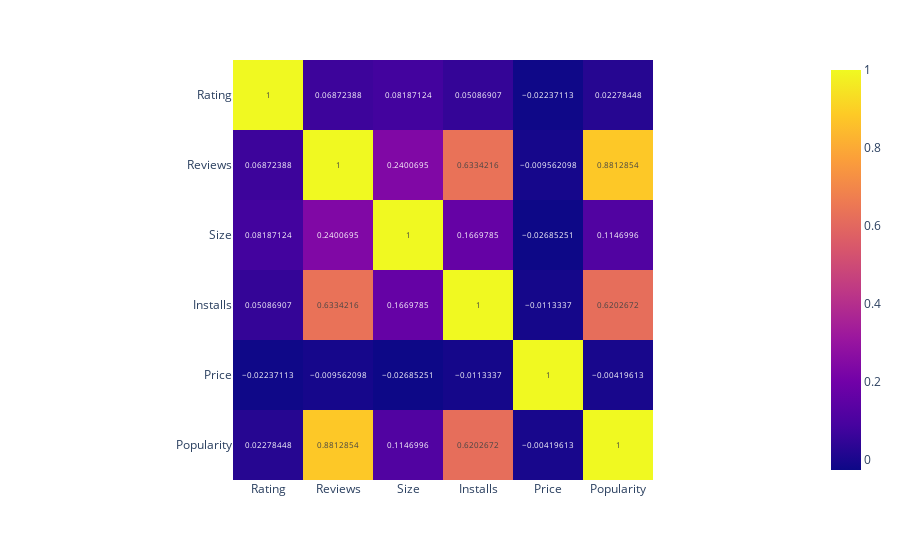

Source (notebook cell):
### Code cell
print(compute_correlations_matrix(cleaned_apps))

### Figure 1 — Plotly figure (JSON) as saved in the notebook; plotly's stock layout.template omitted (floating-point values rounded to 4 significant figures)
{"data": [{"coloraxis": "coloraxis", "hovertemplate": "x: %{x}<br>y: %{y}<br>color: %{z}<extra></extra>", "name": "0", "texttemplate": "%{z}", "type": "heatmap", "x": ["Rating", "Reviews", "Size", "Installs", "Price", "Popularity"], "xaxis": "x", "y": ["Rating", "Reviews", "Size", "Installs", "Price", "Popularity"], "yaxis": "y", "z": [[1, 0.06872, 0.08187, 0.05087, -0.02237, 0.02278], [0.06872, 1, 0.2401, 0.6334, -0.009562, 0.8813], [0.08187, 0.2401, 1, 0.167, -0.02685, 0.1147], [0.05087, 0.6334, 0.167, 1, -0.01133, 0.6203], [-0.02237, -0.009562, -0.02685, -0.01133, 1, -0.004196], [0.02278, 0.8813, 0.1147, 0.6203, -0.004196, 1]]}], "layout": {"coloraxis": {"colorscale": [[0, "#0d0887"], [0.1111, "#46039f"], [0.2222, "#7201a8"], [0.3333, "#9c179e"], [0.4444, "#bd3786"], [0.5556, "#d8576b"], [0.6667, "#ed7953"], [0.7778, "#fb9f3a"], [0.8889, "#fdca26"], [1, "#f0f921"]]}, "margin": {"t": 60}, "xaxis": {"anchor": "y", "constrain": "domain", "domain": [0, 1], "scaleanchor": "y"}, "yaxis": {"anchor": "x", "autorange": "reversed", "constrain": "domain", "domain": [0, 1]}}}
